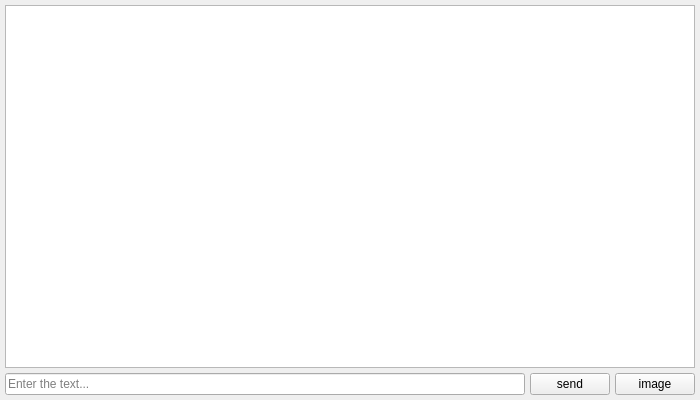
<?xml version="1.0" encoding="UTF-8"?>
<ui version="4.0">
 <class>MessagingMenu</class>
 <widget class="QWidget" name="MessagingMenu">
  <property name="geometry">
   <rect>
    <x>0</x>
    <y>0</y>
    <width>700</width>
    <height>400</height>
   </rect>
  </property>
  <property name="sizePolicy">
   <sizepolicy hsizetype="Preferred" vsizetype="Preferred">
    <horstretch>0</horstretch>
    <verstretch>0</verstretch>
   </sizepolicy>
  </property>
  <property name="minimumSize">
   <size>
    <width>0</width>
    <height>0</height>
   </size>
  </property>
  <property name="windowTitle">
   <string>Form</string>
  </property>
  <layout class="QVBoxLayout" name="verticalLayout">
   <property name="spacing">
    <number>5</number>
   </property>
   <property name="leftMargin">
    <number>0</number>
   </property>
   <property name="topMargin">
    <number>0</number>
   </property>
   <property name="rightMargin">
    <number>0</number>
   </property>
   <property name="bottomMargin">
    <number>0</number>
   </property>
   <item>
    <layout class="QHBoxLayout" name="infoLayout">
     <property name="leftMargin">
      <number>5</number>
     </property>
     <property name="topMargin">
      <number>5</number>
     </property>
     <property name="rightMargin">
      <number>5</number>
     </property>
     <property name="bottomMargin">
      <number>5</number>
     </property>
     <item>
      <layout class="QVBoxLayout" name="messagingLayout">
       <property name="sizeConstraint">
        <enum>QLayout::SetDefaultConstraint</enum>
       </property>
       <item>
        <widget class="QListWidget" name="messages">
         <property name="horizontalScrollBarPolicy">
          <enum>Qt::ScrollBarAlwaysOff</enum>
         </property>
         <property name="sizeAdjustPolicy">
          <enum>QAbstractScrollArea::AdjustToContents</enum>
         </property>
         <property name="editTriggers">
          <set>QAbstractItemView::DoubleClicked</set>
         </property>
         <property name="showDropIndicator" stdset="0">
          <bool>false</bool>
         </property>
         <property name="selectionMode">
          <enum>QAbstractItemView::NoSelection</enum>
         </property>
         <property name="selectionBehavior">
          <enum>QAbstractItemView::SelectRows</enum>
         </property>
         <property name="iconSize">
          <size>
           <width>128</width>
           <height>128</height>
          </size>
         </property>
         <property name="textElideMode">
          <enum>Qt::ElideLeft</enum>
         </property>
         <property name="movement">
          <enum>QListView::Static</enum>
         </property>
         <property name="flow">
          <enum>QListView::TopToBottom</enum>
         </property>
         <property name="isWrapping" stdset="0">
          <bool>false</bool>
         </property>
         <property name="resizeMode">
          <enum>QListView::Adjust</enum>
         </property>
         <property name="layoutMode">
          <enum>QListView::SinglePass</enum>
         </property>
         <property name="spacing">
          <number>4</number>
         </property>
         <property name="viewMode">
          <enum>QListView::ListMode</enum>
         </property>
         <property name="modelColumn">
          <number>0</number>
         </property>
         <property name="uniformItemSizes">
          <bool>false</bool>
         </property>
         <property name="batchSize">
          <number>172</number>
         </property>
         <property name="wordWrap">
          <bool>true</bool>
         </property>
         <property name="selectionRectVisible">
          <bool>false</bool>
         </property>
         <property name="itemAlignment">
          <set>Qt::AlignLeading|Qt::AlignLeft|Qt::AlignTop</set>
         </property>
         <property name="sortingEnabled">
          <bool>true</bool>
         </property>
        </widget>
       </item>
       <item>
        <layout class="QHBoxLayout" name="sendLayout">
         <item>
          <widget class="QLineEdit" name="inputedText">
           <property name="sizePolicy">
            <sizepolicy hsizetype="Expanding" vsizetype="Fixed">
             <horstretch>0</horstretch>
             <verstretch>0</verstretch>
            </sizepolicy>
           </property>
           <property name="minimumSize">
            <size>
             <width>400</width>
             <height>0</height>
            </size>
           </property>
           <property name="maxLength">
            <number>2048</number>
           </property>
           <property name="frame">
            <bool>true</bool>
           </property>
           <property name="placeholderText">
            <string>Enter the text...</string>
           </property>
           <property name="clearButtonEnabled">
            <bool>true</bool>
           </property>
          </widget>
         </item>
         <item>
          <widget class="QPushButton" name="buttonSend">
           <property name="text">
            <string>send</string>
           </property>
           <property name="icon">
            <iconset resource="../../images.qrc">
             <normaloff>:/messagemenu/ui/images/send.ico</normaloff>:/messagemenu/ui/images/send.ico</iconset>
           </property>
          </widget>
         </item>
         <item>
          <widget class="QPushButton" name="buttonImage">
           <property name="text">
            <string>image</string>
           </property>
           <property name="icon">
            <iconset resource="../../images.qrc">
             <normaloff>:/messagemenu/ui/images/image.ico</normaloff>:/messagemenu/ui/images/image.ico</iconset>
           </property>
          </widget>
         </item>
        </layout>
       </item>
      </layout>
     </item>
    </layout>
   </item>
  </layout>
 </widget>
 <resources>
  <include location="../../images.qrc"/>
 </resources>
 <connections/>
</ui>
